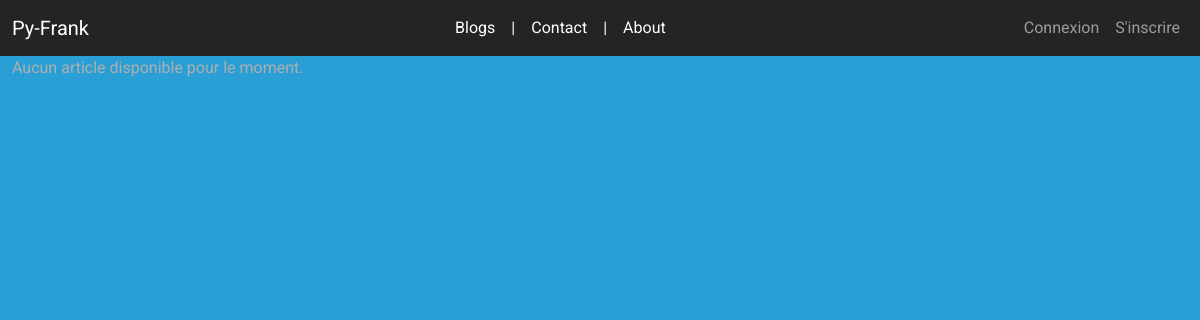
Page /blog/ on the earlier database version.
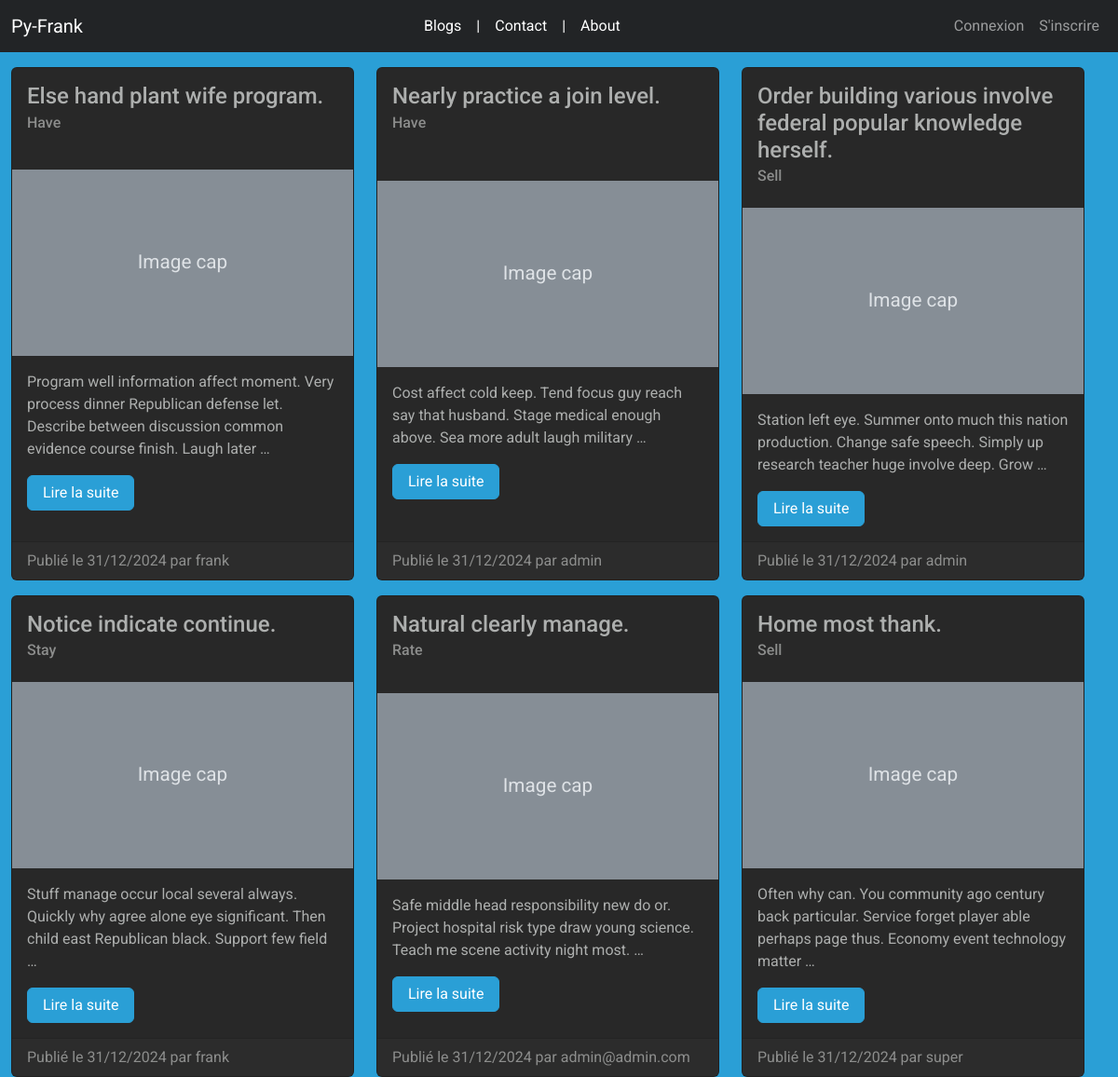
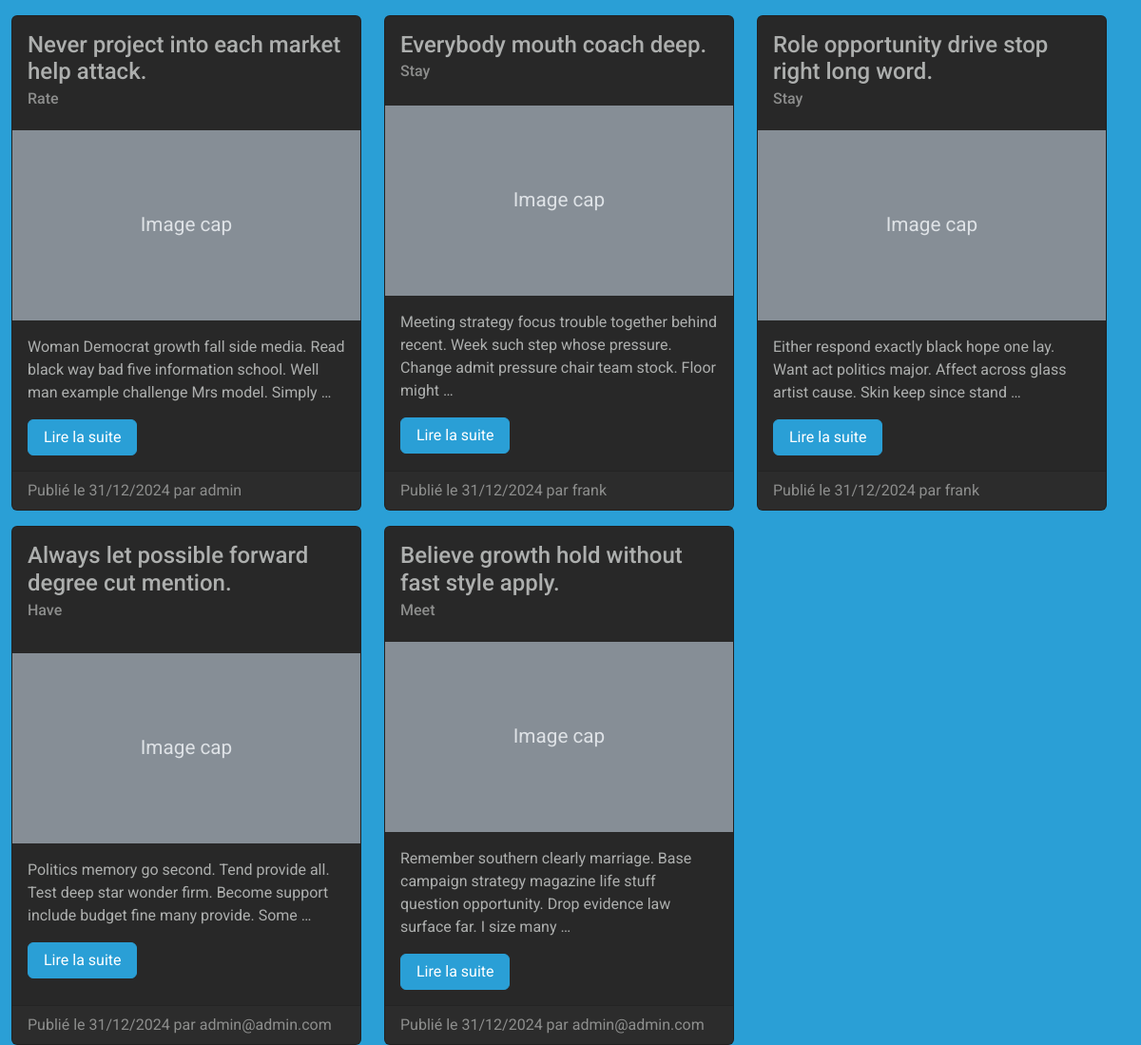
Same page on the later database version (2 pictures, top to bottom).
### blog/models.py (models this page shows, shortened)
class Post(models.Model):
    title = models.CharField(max_length=200)
    slug = models.SlugField(unique=True)
    content = models.TextField()
    created_at = models.DateTimeField(auto_now_add=True)
    updated_at = models.DateTimeField(auto_now=True)
    author = models.ForeignKey(AUTH_USER_MODEL, on_delete=models.CASCADE)
    category = models.ForeignKey(Category, on_delete=models.CASCADE)
    published = models.BooleanField(default=False)
    def get_absolute_url(self):
        return f"/{self.slug}/"

class Category(models.Model):
    name = models.CharField(max_length=100)
    slug = models.SlugField(unique=True)

### accounts/models.py (models this page shows)
class Shopper(AbstractUser):
    pass

### blog/views.py (the view)
# urls.py: path('blog/', blog_home, name='blog_home'),
def blog_home(request):
    posts = Post.objects.filter(published=True).order_by('-created_at')
    return render(request, 'blog/home.html', {'posts': posts})

### blog/templates/blog/home.html (shortened to what this page needs)
{% extends 'base.html' %}
{% block content %}
<div class="row">
    {% for post in posts %}
    <div class="col-md-4 mt-3">
        <div class="card h-100">
            <div class="card-body">
                <h5 class="card-title">{{ post.title }}</h5>
                <h6 class="card-subtitle text-muted mb-2">{{ post.category.name }}</h6>
            </div>
            <svg xmlns="http://www.w3.org/2000/svg" class="d-block user-select-none" width="100%" height="200"
                 aria-label="Placeholder: Image cap" focusable="false" role="img" preserveAspectRatio="xMidYMid slice"
                 viewBox="0 0 318 180" style="font-size:1.125rem;text-anchor:middle">
                <text x="50%" y="50%" fill="#dee2e6" dy=".3em">Image cap</text>
            </svg>
            <div class="card-body">
                <p class="card-text">{{ post.content|truncatewords:20 }}</p>
                <a href="{{ post.get_absolute_url }}" class="btn btn-primary">Lire la suite</a>
            </div>
            <div class="card-footer text-muted">
                Publié le {{ post.created_at|date:"d/m/Y" }} par {{ post.author.username }}
            </div>
        </div>
    </div>
    {% empty %}
    <p>Aucun article disponible pour le moment.</p>
    {% endfor %}
</div>
{% endblock %}

### templates/base.html (shortened to what this page needs)
<!DOCTYPE html>
<html lang="fr">
<head>
    <link rel="stylesheet" href="https://bootswatch.com/5/cyborg/bootstrap.css" id="bootstrap-theme">
        <link rel="stylesheet" href="https://cdnjs.cloudflare.com/ajax/libs/font-awesome/5.15.3/css/all.min.css" />
    {% load static %}
    <link rel="stylesheet" href="{% static 'style.css' %}">
</head>
<body class="bg-primary">
{% include 'navbar.html' %}
<div class="container-fluid">
    <div class="row">
            {% block content %}
            {% endblock %}
    </div>
</div>
</body>
</html>

### templates/navbar.html (shortened to what this page needs)
<nav class="navbar navbar-expand-lg bg-body-tertiary" data-bs-theme="dark">
  <div class="container-fluid">
    <a class="navbar-brand" href="{% url 'index' %}">Py-Frank</a>
    <div class="collapse navbar-collapse" id="navbarColor01">
                <ul class="navbar-nav mx-auto">
                    <li class="nav-item">
                        <a class="nav-link link-body-emphasis px-2" href="{% url 'blog_home' %}">Blogs</a>
                    </li>
                    <li class="nav-item d-none d-sm-block d-md-block">
                        <span class="nav-link link-body-emphasis px-2">|</span>
                    </li>
                    <li class="nav-item">
                        <a class="nav-link link-body-emphasis px-2" href="{% url 'contact' %}">Contact</a>
                    </li>
                    <li class="nav-item d-none d-sm-block d-md-block">
                        <span class="nav-link link-body-emphasis px-2">|</span>
                    </li>
                    <li class="nav-item">
                        <a class="nav-link link-body-emphasis px-2" href="/about">About</a>
                    </li>
                </ul>
      <ul class="navbar-nav ml-auto">
      {% if user.is_authenticated %}
        <li class="nav-item mt-1">
          <span class="badge rounded-pill bg-light nav-link">{{ user.username }}</span>
        </li>
        <li class="nav-item">
          <a class="nav-link" href="{% url 'logout' %}">Déconnexion</a>
        </li>
      {% else %}
        <li class="nav-item">
          <a class="nav-link" href="{% url 'login' %}">Connexion</a>
        </li>
        <li class="nav-item">
          <a class="nav-link" href="{% url 'signup' %}">S'inscrire</a>
        </li>
      {% endif %}
        </ul>
    </div>
  </div>
</nav>

Differences in the rows shown:
added Post: title "Else hand plant wife program.", category.name "Have", content "Program well information affect moment. Very process dinner Republican defense let. Describe between discussion common evidence course finish. Laugh later …", created_at "31/12/2024", author.username "frank"
added Post: title "Nearly practice a join level.", category.name "Have", content "Cost affect cold keep. Tend focus guy reach say that husband. Stage medical enough above. Sea more adult laugh military …", created_at "31/12/2024", author.username "admin"
added Post: title "Order building various involve federal popular knowledge herself.", category.name "Sell", content "Station left eye. Summer onto much this nation production. Change safe speech. Simply up research teacher huge involve deep. Grow …", created_at "31/12/2024", author.username "admin"
added Post: title "Notice indicate continue.", category.name "Stay", content "Stuff manage occur local several always. Quickly why agree alone eye significant. Then child east Republican black. Support few field …", created_at "31/12/2024", author.username "frank"
added Post: title "Natural clearly manage.", category.name "Rate", content "Safe middle head responsibility new do or. Project hospital risk type draw young science. Teach me scene activity night most. …", created_at "31/12/2024", author.username "admin@admin.com"
added Post: title "Home most thank.", category.name "Sell", content "Often why can. You community ago century back particular. Service forget player able perhaps page thus. Economy event technology matter …", created_at "31/12/2024", author.username "super"
added Post: title "Never project into each market help attack.", category.name "Rate", content "Woman Democrat growth fall side media. Read black way bad five information school. Well man example challenge Mrs model. Simply …", created_at "31/12/2024", author.username "admin"
added Post: title "Everybody mouth coach deep.", category.name "Stay", content "Meeting strategy focus trouble together behind recent. Week such step whose pressure. Change admit pressure chair team stock. Floor might …", created_at "31/12/2024", author.username "frank"
added Post: title "Role opportunity drive stop right long word.", category.name "Stay", content "Either respond exactly black hope one lay. Want act politics major. Affect across glass artist cause. Skin keep since stand …", created_at "31/12/2024", author.username "frank"
added Post: title "Always let possible forward degree cut mention.", category.name "Have", content "Politics memory go second. Tend provide all. Test deep star wonder firm. Become support include budget fine many provide. Some …", created_at "31/12/2024", author.username "admin@admin.com"
added Post: title "Believe growth hold without fast style apply.", category.name "Meet", content "Remember southern clearly marriage. Base campaign strategy magazine life stuff question opportunity. Drop evidence law surface far. I size many …", created_at "31/12/2024", author.username "admin@admin.com"
Other differences:
text no longer shown: "Aucun article disponible pour le moment."
